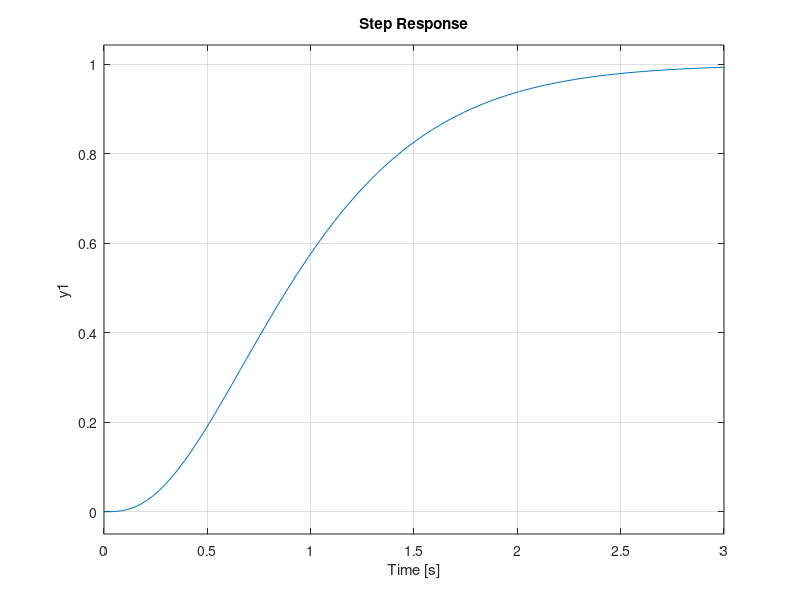

This chart was generated by the following MATLAB code:
clear all;
close all;
clc;
%gain
k=1;
t=1;
n=3;
%periode tau
To= t/n;
%fct
p=tf('p');
H = k/(1+To*p)^n;
%affichage de la courbe 
step(H)
grid on;

